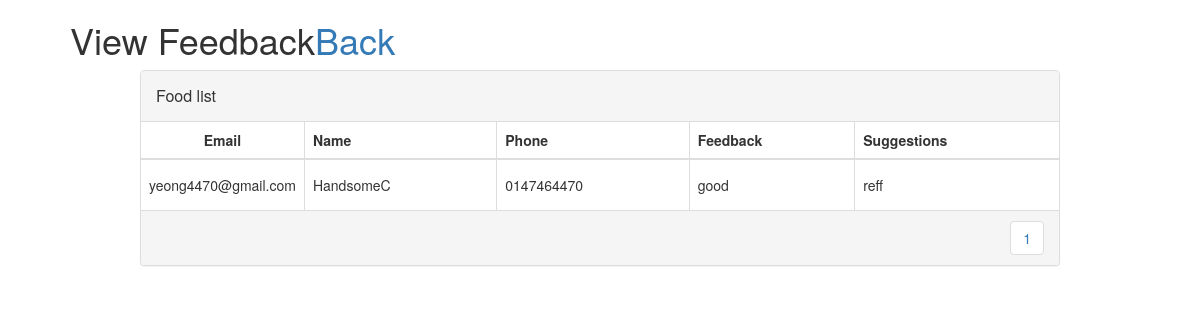
The app's page /Superadmin/viewfeedback.php, older data.
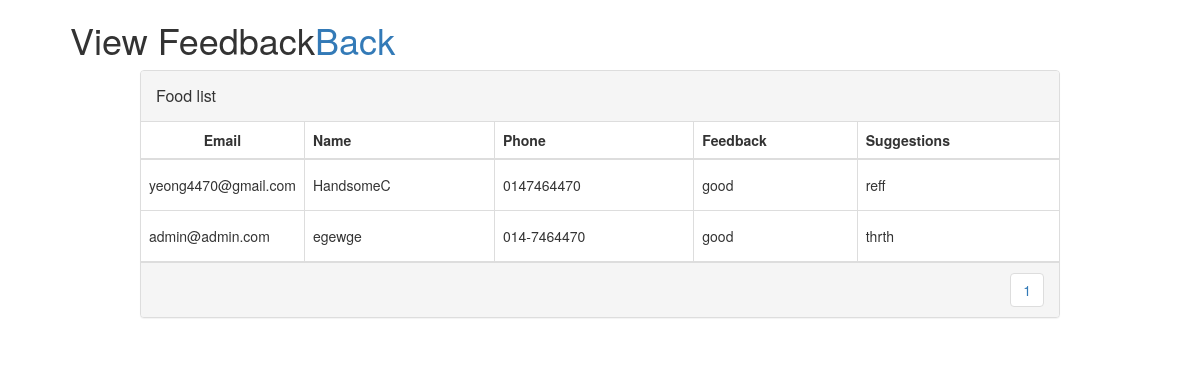
The same page, newer data.
### tables this page shows
CREATE TABLE `feedback` (
  `id` int(10) NOT NULL,
  `Email` varchar(255) NOT NULL,
  `Name` varchar(255) NOT NULL,
  `phone` varchar(255) NOT NULL,
  `feedback` varchar(255) NOT NULL,
  `suggestions` text NOT NULL
);

### Superadmin/viewfeedback.php (the view, shortened to what this page needs)
<!DOCTYPE html>
<html>
<head>
    <link href="//maxcdn.bootstrapcdn.com/bootstrap/4.1.1/css/bootstrap.min.css" rel="stylesheet" id="bootstrap-css">
    <link href="//maxcdn.bootstrapcdn.com/bootstrap/3.3.0/css/bootstrap.min.css" rel="stylesheet" id="bootstrap-css">
    <link href="https://cdnjs.cloudflare.com/ajax/libs/font-awesome/4.4.0/css/font-awesome.min.css" rel='stylesheet' type='text/css'>
    <link href="../css/table.css" rel='stylesheet' type='text/css'>
</head>
<?php
require('../database/mysql.php');
$results_per_page = 6;
$sql='SELECT * FROM feedback';
$result = mysqli_query($conn, $sql);
$number_of_results = mysqli_num_rows($result);
$number_of_pages = ceil($number_of_results/$results_per_page);
if (!isset($_GET['page'])) {
  $page = 1;
} else {
  $page = $_GET['page'];
}
$this_page_first_result = ($page-1)*$results_per_page;
$sql='SELECT * FROM feedback LIMIT ' . $this_page_first_result . ',' .  $results_per_page;
$result = mysqli_query($conn, $sql);
?>
<div class="container">
    <div class="row">
    <h1> &nbsp;&nbsp;&nbsp;&nbsp;View Feedback</h1>
    <h1 style=" text-align: right;"><a href="view.php"  >Back</a></h1>
        <div class="col-md-10 col-md-offset-1">
            <div class="panel panel-default panel-table">
              <div class="panel-heading">
                <div class="row">
                  <div class="col col-xs-6">
                    <h3 class="panel-title">Food list</h3>
                  </div>
                  <div class="col col-xs-6 text-right">
                  </div>
                </div>
              </div>
              <div class="panel-body">
                <table class="table  table-bordered table-list">
                  <thead>
                    <tr>
                        <th>Email</th>
                        <th>Name</th>
                        <th>Phone</th>
                        <th>Feedback</th>
                        <th>Suggestions</th>
                    </tr>
                  </thead>
                  <tbody>
                          <tr>
                          <?php
                          while($row = mysqli_fetch_array($result)) {
                          ?>
                            <td><?php echo $row['Email'];?></td>
                            <td><?php echo $row['Name'];?></td>
                            <td><?php echo $row['phone'];?></td>
                            <td><?php echo $row['feedback'];?></td>
                            <td><?php echo $row['suggestions'];?></td>
                          </tr>
                          <?php
                            }
                          ?>
                        </tbody>
                </table>
              </div>
              <div class="panel-footer">
                <div class="row">
                  <div class="col col-xs-4">
                  </div>
                  <div class="col col-xs-8">
                    <ul class="pagination hidden-xs pull-right">
                      <?php
                      for ($page=1;$page<=$number_of_pages;$page++) {
                        echo ' <li><a href="viewfeedback.php?page=' . $page . '">' . $page . '</a> </li> ';}
                        ?>
                    </ul>
                  </div>
                </div>
              </div>
</div></div></div>
</html>

Row changes from the older to the newer data that the page shows:
added feedback: Email "admin@admin.com", Name "egewge", phone "014-7464470", feedback "good", suggestions "thrth"
